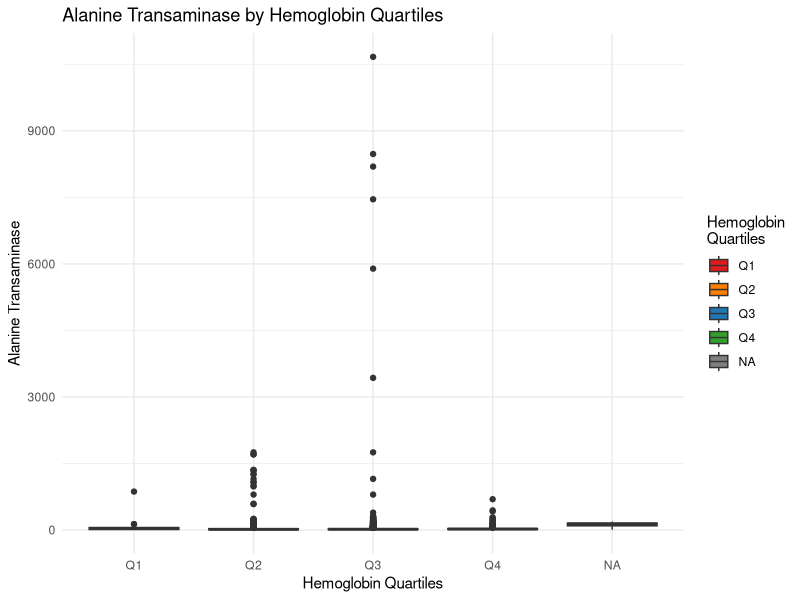
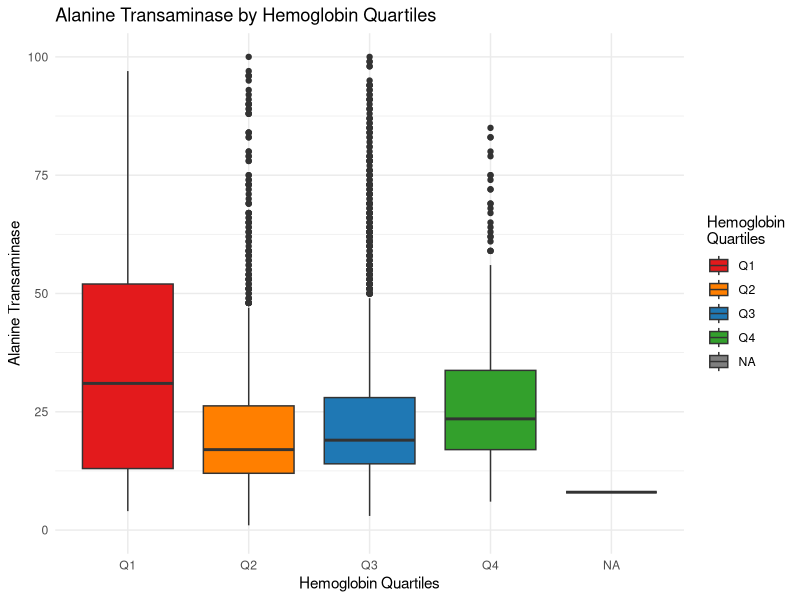
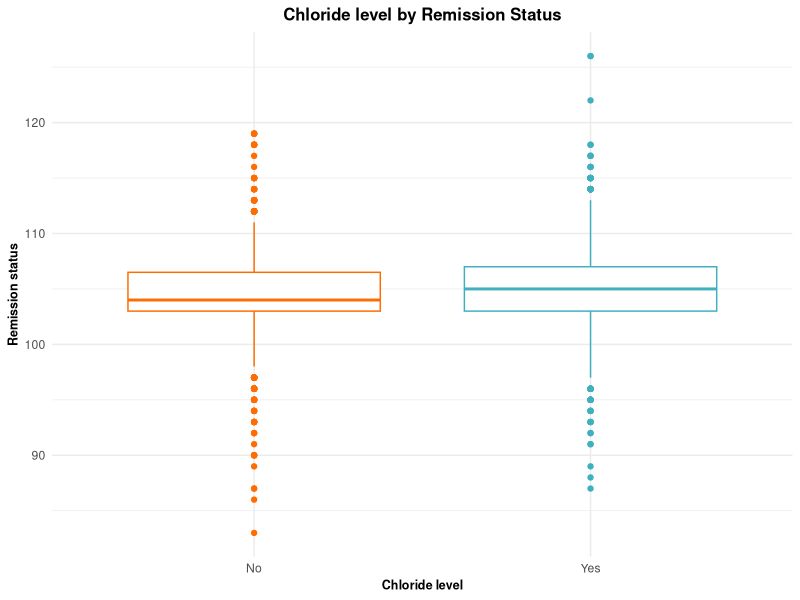
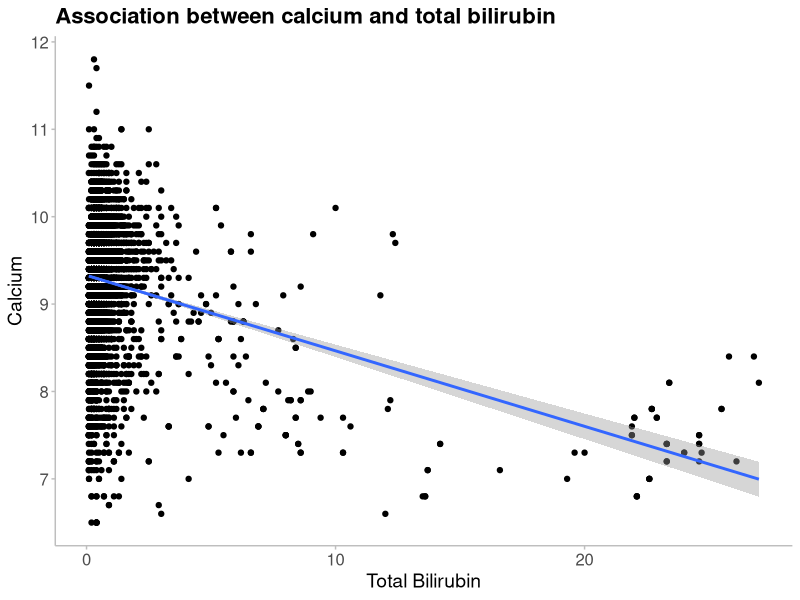

The R source for these figures, in order:
#----Script Header-------------------------------------------------------------####
# Date: 10.09.2025         
# Author: Data_drama_queens     
# Filename: creating-plots
# Description: Script for creating plots.
#              We were given 5 questions, and asked to select one question each.
#              We have answered the following questions:
#                 - Does the remission depend on the hemoglobin level categorized into quartiles?
#                 - Does the remission depend on chloride?
#                 - Is there an association between calcium and total bilirubin?
# Project: RMED901A_Exam_Assignment
#-------------------------------------------------------------------------------###

# Read the data ----
library(here)
library(ggplot2)
library(tidyverse)

patient_data <- read_delim(
  here("data", "data_for_analysis", "20250908-tidy-joined-exam-data.txt"),
  delim = "\t"
)


# According to the data, was there a difference of alanine transaminase between quartiles of the hemoglobin level?
# Hemoglobin quartiles - statistical analysis
# ANOVA test
hgb_alt_aov <-patient_data %>% 
  aov(alt ~ hgb_quartiles, data = .) %>%  # Performs one-way ANOVA
  broom::tidy()                           # Converts results to clean data frame


# Plot 1 - Hemoglobin quartiles vs Alanine Transaminase
hgb_alt_plot <- ggplot(patient_data, aes(x = hgb_quartiles, y = alt, fill = hgb_quartiles)) +
  geom_boxplot() +                        # Creates box plots
  scale_fill_manual(values = c("#E31A1C", "#FF7F00", "#1F78B4", "#33A02C"), # Custom colors for each quartile
                    name = "Hemoglobin\nQuartiles") +     # Legend title 
  labs(title = "Alanine Transaminase by Hemoglobin Quartiles",     # Main title
       x = "Hemoglobin Quartiles",                       # X-axis label
       y = "Alanine Transaminase") +                                # Y-axis label
  theme_minimal()                         

hgb_alt_plot


hgb_alt_plot_without_outliers <- ggplot(patient_data, aes(x = hgb_quartiles, y = alt, fill = hgb_quartiles)) +
  geom_boxplot() +                        # Creates box plots
  scale_fill_manual(values = c("#E31A1C", "#FF7F00", "#1F78B4", "#33A02C"), # Custom colors for each quartile
                    name = "Hemoglobin\nQuartiles") +     # Legend title 
  labs(title = "Alanine Transaminase by Hemoglobin Quartiles",     # Main title
       x = "Hemoglobin Quartiles",                       # X-axis label
       y = "Alanine Transaminase") +                                # Y-axis label
  theme_minimal() +
  scale_y_continuous(limits = c(0, 100))

hgb_alt_plot_without_outliers

# Statistical test to investigate if the remission is depended on chloride

## Count the number of patients in each category of remission
patient_data %>%
  group_by(remission) %>%
  count()

## Boxplot to visualize chloride levels by remission status.
ggplot(patient_data, aes(remission, chloride, color = remission)) +
  geom_boxplot() +
  theme_minimal() +
  theme(
    legend.position = "none"
  ) +
  labs(title = "Chloride level by Remission Status",
       x = "Chloride level",
       y = "Remission status") +
  theme(
    axis.title.x = element_text(face = "bold", size = 9),
    axis.title.y = element_text(face = "bold", size = 9),
    plot.title = element_text(face = "bold", hjust = 0.5, size = 12)
  ) +
  scale_color_manual(values = c("No" = "#fe6d01", "Yes" = "#40b0bf"))

# T-test to test difference in mean chloride levels by remission status
t_test_results <- patient_data %>% 
  t.test(chloride ~ remission, data = .) %>%
  broom::tidy()

t_test_results
# We have used an unpaired t-test for statistical analysis because we are
# interested in comparing the mean of chloride level between those with and 
# without remission. 

# The 2808 patients with remission compared to the 2359 patients
# without remission showed significantly lower chloride levels (t = -0.377, p = 0.000113)



# Association between calcium and total bilirubin----
#Plot the data first
patient_data  %>%
  ggplot(aes(x = tbil, y = cal)) +
  geom_point() +
  geom_smooth(method = "lm") +
  xlab("Total Bilirubin") + #change x axis label
  ylab("Calcium") + #y axis labels
  labs(title = "Association between calcium and total bilirubin") +
  theme_minimal() + #use the minimal theme
  theme(
    panel.grid.major = element_blank(), #remove major grid
    panel.grid.minor = element_blank(), #remove minor grid
    axis.line = element_line(colour="grey", linewidth = 0.5), #include x and y axis
    axis.ticks = element_line(colour = "grey", linewidth = 0.5), #include tick marks
    plot.title = element_text(size = 16, face = "bold"), #change title font
    axis.title = element_text(size = 14), #change axis title size
    axis.text.x = element_text( size = 12), #change x-axis text size
    axis.text.y = element_text(size=12) #change y-axis text size
  ) 

# From the plot we see that the data is not well captured by a linear relationships.
# Most points are located at low levels of total bilirubin, while a few points are located to the right.
# If the analyse was to be used in a "real" analysis, we should consider measures to improve the 
# association evaluation.

# However, a linear regression analysis for the association between calcium and total bilirubin is 
# considered to be sufficient in this project.
cal_tbil_lm <- patient_data %>% 
  lm(cal ~ tbil, data = .) %>%
  broom::tidy()

#View the regression results
cal_tbil_lm

# The linear regression indicates that there is an association between calcium and total bilirubin.
# The estimated coefficient is -0.09, with a p-value of 1.8e-104.
